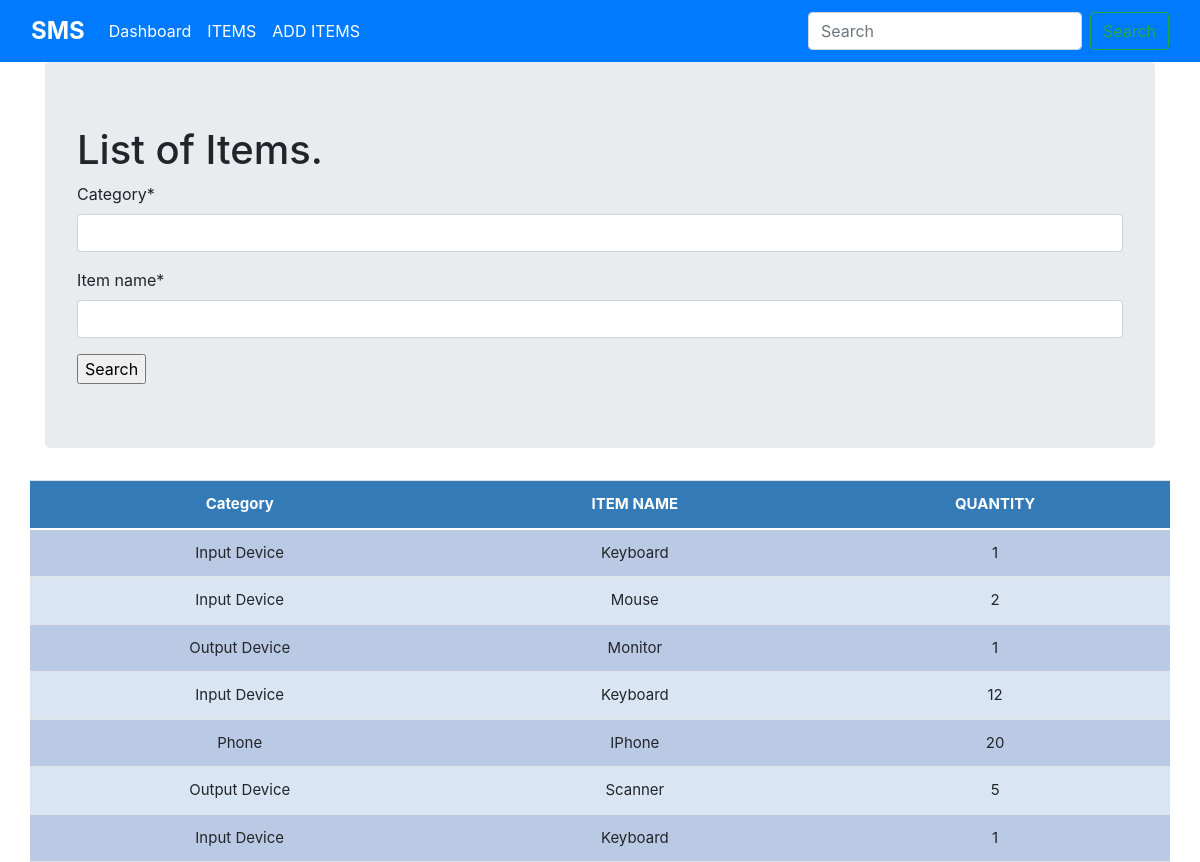
The app's page /items/ with its own data.
### stockmngmt/models.py (models this page shows, shortened)
class Stock(models.Model):
  category = models.CharField(max_length=50, blank=False, null=True)
  item_name = models.CharField(max_length=50, blank=False, null=True)
  quantity = models.IntegerField(default='0', blank=False, null=True)
  receive_quantity = models.IntegerField(default='0', blank=True, null=True)
  receive_by = models.CharField(max_length=50, blank=True, null=True)
  issue_quantity = models.IntegerField(default='0', blank=True, null=True)
  issue_by = models.CharField(max_length=50, blank=True, null=True)
  issue_to = models.CharField(max_length=50, blank=True, null=True)
  phone_number = models.CharField(max_length=50, blank=True, null=True)
  created_by = models.CharField(max_length=50, blank=True, null=True)
  reorder_level = models.IntegerField(default='0', blank=True, null=True)
  last_updated = models.DateTimeField(auto_now=True, auto_now_add=False)
  export_to_CSV = models.BooleanField(default=False)

### stockmngmt/views.py (the view, shortened to what this page needs)
# urls.py: path('items/', views.list_items, name='list_items'),
def list_items(request):
  form = StockSearchForm(request.POST or None)
  title = "List of Items."
  querySet = Stock.objects.all()
  context = {
    "form": form,
    "title" : title,
    "querySet": querySet
  }
  return render(request, "list_items.html", context)

### stockmngmt/forms.py
class StockSearchForm(forms.ModelForm):
  class Meta:
    model = Stock
    fields = ['category', 'item_name']

### stockmngmt/templates/list_items.html (shortened to what this page needs)
{% load static %}
{% load crispy_forms_tags %}
<!DOCTYPE html>
<html lang="en">
<head>
  <link rel="stylesheet" href="{% static 'css/stylesheet.css' %}">
  <link href="https://cdn.jsdelivr.net/npm/bootstrap@5.0.0-beta3/dist/css/bootstrap.min.css" rel="stylesheet">
  <link rel="stylesheet" href="https://maxcdn.bootstrapcdn.com/bootstrap/4.0.0/css/bootstrap.min.css">
</head>
<body>
  {% include "navbar.html" %}
  <main class="container">
    <div class="jumbotron">
      <h1>{{ title }}</h1>
      <form method="POST" action="">
        {{ form | crispy }}
        <input type="submit" value="Search" />
      </div>
  </main>
  <div class="display_table">
    <table class="table">
      <tbody>
        <thead>
          <tr>
            <th>Category</th>
            <th>ITEM NAME</th>
            <th>QUANTITY</th>
          </tr>
      </thead>
        {% for instance in querySet%}
          <tr>
            <td>{{ instance.category }}</td>
            <td>{{ instance.item_name}}</td>
            <td>{{ instance.quantity}}</td>
          </tr>
        {% endfor %}
        </tbody>
    </table>
  </div>
</body>
</html>

### stockmngmt/static/css/stylesheet.css (style rules this page uses)
body { background-color: #34eb6b; }

### stockmngmt/templates/list_items.html (style rules this page uses)
* .table { font-size: 15px; text-align: center; width: 95%; margin: auto; }
.table tr:nth-child(odd) { background-color: #BBCAE4; }
.table tr:nth-child(even) { background-color: #dae5f4; }
.table th { background-color: #337ab7; color: white; }

### records on screen
Stock: category "Input Device", item_name "Keyboard", quantity "1"
Stock: category "Input Device", item_name "Mouse", quantity "2"
Stock: category "Output Device", item_name "Monitor", quantity "1"
Stock: category "Input Device", item_name "Keyboard", quantity "12"
Stock: category "Phone", item_name "IPhone", quantity "20"
Stock: category "Output Device", item_name "Scanner", quantity "5"
Stock: category "Input Device", item_name "Keyboard", quantity "1"

### other values on screen
{{ title }} "List of Items."
